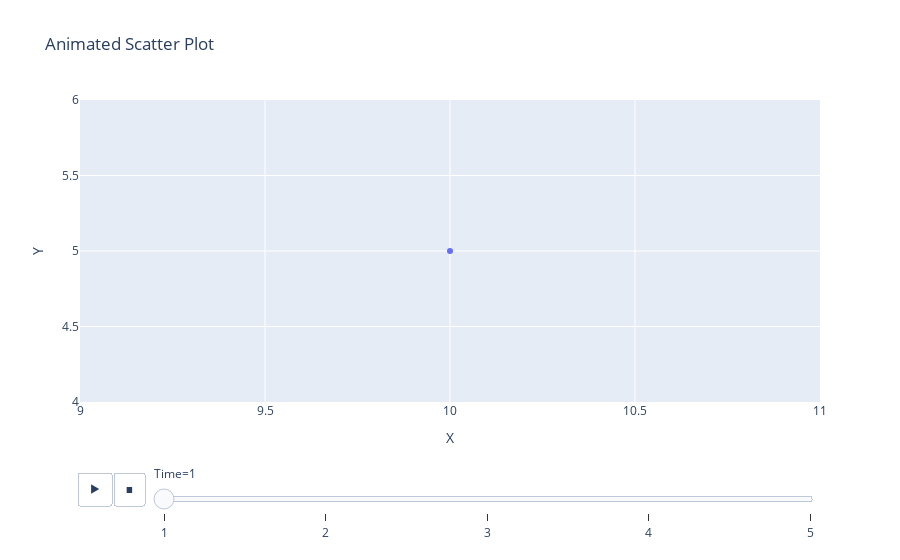

Notebook cell for this chart:
### Code cell
import plotly.express as px

# Create a DataFrame with animated data
data = pd.DataFrame({
    'Time': [1, 2, 3, 4, 5],
    'X': [10, 15, 20, 25, 30],
    'Y': [5, 10, 15, 20, 25]
})

# Create an animated scatter plot using Plotly Express
fig = px.scatter(data, x='X', y='Y', animation_frame='Time', title='Animated Scatter Plot')

# Show the animated plot
fig.show()

### Figure 1 — Plotly figure (JSON) as saved in the notebook; plotly's stock layout.template omitted (floating-point values rounded to 4 significant figures)
{"data": [{"hovertemplate": "Time=1<br>X=%{x}<br>Y=%{y}<extra></extra>", "legendgroup": "", "marker": {"color": "#636efa", "symbol": "circle"}, "mode": "markers", "name": "", "orientation": "v", "showlegend": false, "type": "scatter", "x": [10], "xaxis": "x", "y": [5], "yaxis": "y"}], "layout": {"legend": {"tracegroupgap": 0}, "sliders": [{"active": 0, "currentvalue": {"prefix": "Time="}, "len": 0.9, "pad": {"b": 10, "t": 60}, "steps": [{"args": [["1"], {"frame": {"duration": 0, "redraw": false}, "fromcurrent": true, "mode": "immediate", "transition": {"duration": 0, "easing": "linear"}}], "label": "1", "method": "animate"}, {"args": [["2"], {"frame": {"duration": 0, "redraw": false}, "fromcurrent": true, "mode": "immediate", "transition": {"duration": 0, "easing": "linear"}}], "label": "2", "method": "animate"}, {"args": [["3"], {"frame": {"duration": 0, "redraw": false}, "fromcurrent": true, "mode": "immediate", "transition": {"duration": 0, "easing": "linear"}}], "label": "3", "method": "animate"}, {"args": [["4"], {"frame": {"duration": 0, "redraw": false}, "fromcurrent": true, "mode": "immediate", "transition": {"duration": 0, "easing": "linear"}}], "label": "4", "method": "animate"}, {"args": [["5"], {"frame": {"duration": 0, "redraw": false}, "fromcurrent": true, "mode": "immediate", "transition": {"duration": 0, "easing": "linear"}}], "label": "5", "method": "animate"}], "x": 0.1, "xanchor": "left", "y": 0, "yanchor": "top"}], "title": {"text": "Animated Scatter Plot"}, "updatemenus": [{"buttons": [{"args": [null, {"frame": {"duration": 500, "redraw": false}, "fromcurrent": true, "mode": "immediate", "transition": {"duration": 500, "easing": "linear"}}], "label": "&#9654;", "method": "animate"}, {"args": [[null], {"frame": {"duration": 0, "redraw": false}, "fromcurrent": true, "mode": "immediate", "transition": {"duration": 0, "easing": "linear"}}], "label": "&#9724;", "method": "animate"}], "direction": "left", "pad": {"r": 10, "t": 70}, "showactive": false, "type": "buttons", "x": 0.1, "xanchor": "right", "y": 0, "yanchor": "top"}], "xaxis": {"anchor": "y", "domain": [0, 1], "title": {"text": "X"}}, "yaxis": {"anchor": "x", "domain": [0, 1], "title": {"text": "Y"}}}}
